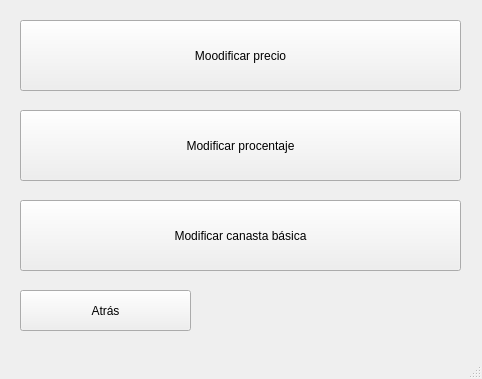
<?xml version="1.0" encoding="UTF-8"?>
<ui version="4.0">
 <class>window_modify</class>
 <widget class="QMainWindow" name="window_modify">
  <property name="geometry">
   <rect>
    <x>0</x>
    <y>0</y>
    <width>482</width>
    <height>379</height>
   </rect>
  </property>
  <property name="windowTitle">
   <string>MainWindow</string>
  </property>
  <widget class="QWidget" name="centralwidget">
   <widget class="QPushButton" name="canasta">
    <property name="geometry">
     <rect>
      <x>20</x>
      <y>200</y>
      <width>441</width>
      <height>71</height>
     </rect>
    </property>
    <property name="text">
     <string>Modificar canasta básica</string>
    </property>
   </widget>
   <widget class="QPushButton" name="precio">
    <property name="geometry">
     <rect>
      <x>20</x>
      <y>20</y>
      <width>441</width>
      <height>71</height>
     </rect>
    </property>
    <property name="text">
     <string>Moodificar precio</string>
    </property>
   </widget>
   <widget class="QPushButton" name="back">
    <property name="geometry">
     <rect>
      <x>20</x>
      <y>290</y>
      <width>171</width>
      <height>41</height>
     </rect>
    </property>
    <property name="text">
     <string>Atrás</string>
    </property>
   </widget>
   <widget class="QPushButton" name="porcentaje">
    <property name="geometry">
     <rect>
      <x>20</x>
      <y>110</y>
      <width>441</width>
      <height>71</height>
     </rect>
    </property>
    <property name="text">
     <string>Modificar procentaje</string>
    </property>
   </widget>
  </widget>
  <widget class="QMenuBar" name="menubar">
   <property name="geometry">
    <rect>
     <x>0</x>
     <y>0</y>
     <width>482</width>
     <height>17</height>
    </rect>
   </property>
  </widget>
  <widget class="QStatusBar" name="statusbar"/>
 </widget>
 <resources/>
 <connections/>
</ui>
